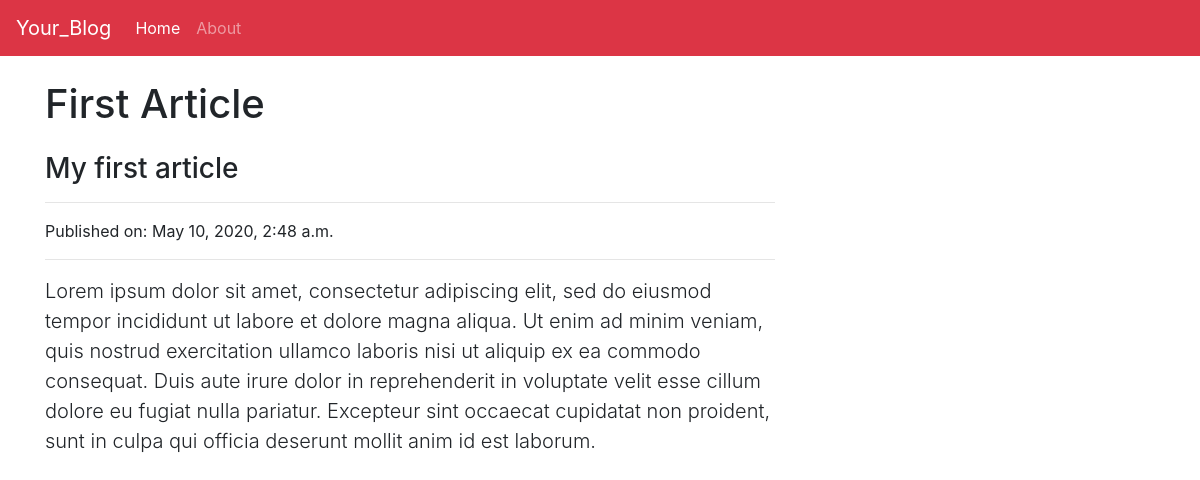
Screenshot of /first-article with the database file from the repository.
### home/models.py (models this page shows)
class BlogPost(models.Model):
    title = models.CharField(max_length=120, null=True, blank=False)
    subtitle = models.CharField(max_length=180, null=True, blank=False)
    slug = models.SlugField(unique=True, null=True, blank=False)
    body = models.TextField()
    created_at = models.DateTimeField(auto_now_add=True, null=False)
    updated_at = models.DateTimeField(auto_now=True, null=False)

### home/views.py (the view)
# urls.py: path('<str:slug>', read_article),
def read_article(request, slug):
	obj = get_object_or_404(BlogPost, slug=slug)
	template_name = "read_article.html"
	context = {'object': obj}
	return render(request, template_name, context)

### templates/read_article.html (shortened to what this page needs)
{% extends "base.html" %}
{% block page_content %}
    <div class="container">
        <div class="row">
        <div class="col-lg-8">
            <h1 class="mt-4">{{object.title}}</h1>
            <h3 class="mt-4">{{object.subtitle}}</h1>
            <hr>
            <p>Published on: {{object.created_at}}</p>
            <hr>
            <p class="lead">{{object.body}}</p>
        </div>
        </div>
    </div>
{% endblock %}

### rows the page displays
BlogPost: title "First Article", subtitle "My first article", created_at "May 10, 2020, 2:48 a.m.", body "Lorem ipsum dolor sit amet, consectetur adipiscing elit, sed do eiusmod tempor incididunt ut labore et dolore magna aliqua. Ut enim ad minim veniam, quis nostrud exercitation ullamco laboris nisi ut aliquip ex ea commodo consequat. Duis aute irure dolor in reprehenderit in voluptate velit esse cillum dolore eu fugiat nulla pariatur. Excepteur sint occaecat cupidatat non proident, sunt in culpa qui officia deserunt mollit anim id est laborum."
